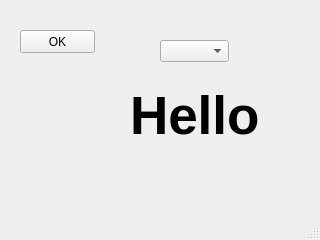
<?xml version="1.0" encoding="UTF-8"?>
<ui version="4.0">
 <class>MainWindow</class>
 <widget class="QMainWindow" name="MainWindow">
  <property name="geometry">
   <rect>
    <x>0</x>
    <y>0</y>
    <width>320</width>
    <height>240</height>
   </rect>
  </property>
  <property name="windowTitle">
   <string>Ex07-inputdialog</string>
  </property>
  <widget class="QWidget" name="centralwidget">
   <widget class="QPushButton" name="pushButton">
    <property name="geometry">
     <rect>
      <x>20</x>
      <y>30</y>
      <width>75</width>
      <height>23</height>
     </rect>
    </property>
    <property name="text">
     <string>OK</string>
    </property>
   </widget>
   <widget class="QLabel" name="label">
    <property name="geometry">
     <rect>
      <x>130</x>
      <y>90</y>
      <width>151</width>
      <height>51</height>
     </rect>
    </property>
    <property name="font">
     <font>
      <pointsize>40</pointsize>
      <weight>75</weight>
      <bold>true</bold>
     </font>
    </property>
    <property name="text">
     <string>Hello</string>
    </property>
   </widget>
   <widget class="QComboBox" name="comboBox">
    <property name="geometry">
     <rect>
      <x>160</x>
      <y>40</y>
      <width>69</width>
      <height>22</height>
     </rect>
    </property>
   </widget>
  </widget>
  <widget class="QMenuBar" name="menubar">
   <property name="geometry">
    <rect>
     <x>0</x>
     <y>0</y>
     <width>320</width>
     <height>21</height>
    </rect>
   </property>
  </widget>
  <widget class="QStatusBar" name="statusbar"/>
 </widget>
 <resources/>
 <connections/>
</ui>
